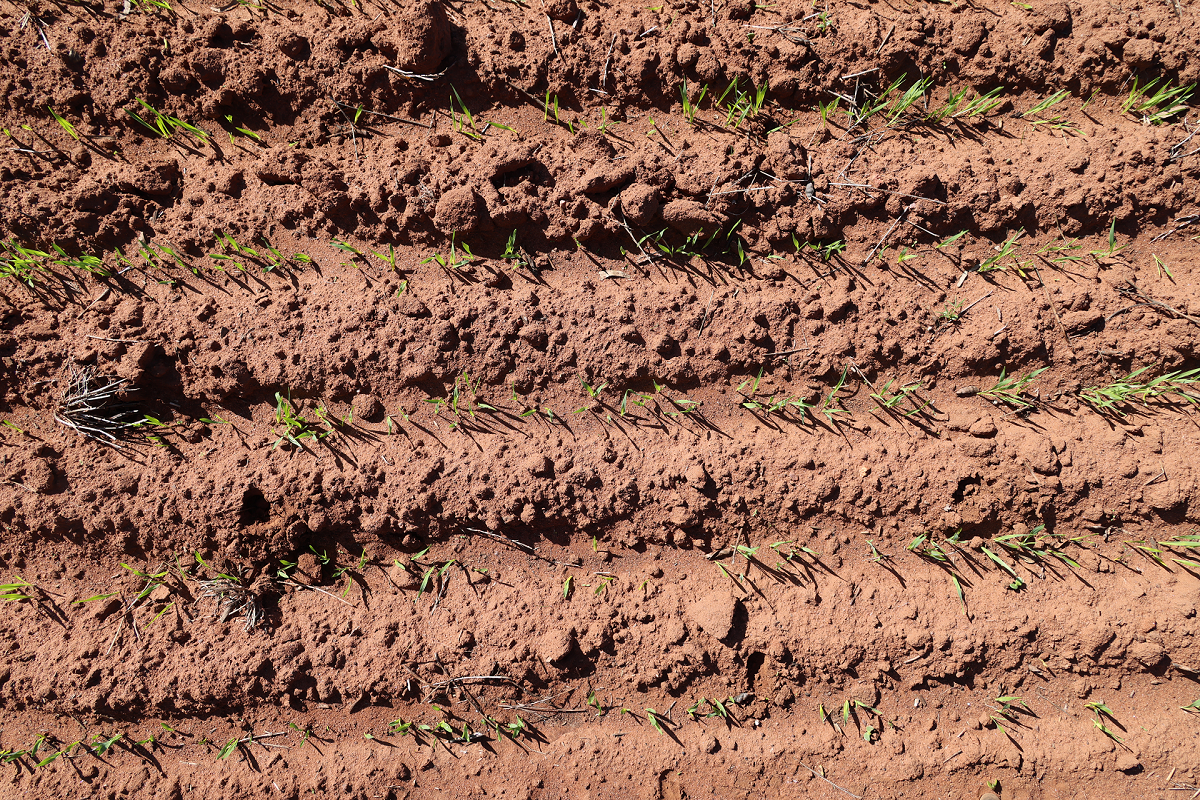
#> input picture testing/perf/1200x800.png, 1200 x 800 px
$ python -i crop_row_finder.py   (imports and definitions only)
#> lines starting #> are read from the running program, lines starting #| are printed output that depends on the picture
#> further down, picture is the input picture: shape (800, 1200, 3); mean B, G, R 83.7, 104, 147.5
import time

import cv2
import numpy as np


# This is garbage, just don't use it
class CropRowFinder:
    def __init__(self):
        self.ed_last = None
        self.resize_factor = 4

    def find(self, current_frame: np.ndarray) -> np.ndarray:
        original_shape = current_frame.shape
#> original_shape = (800, 1200, 3)
        frame = cv2.resize(current_frame, (0, 0), fx=1 / self.resize_factor, fy=1 / self.resize_factor)
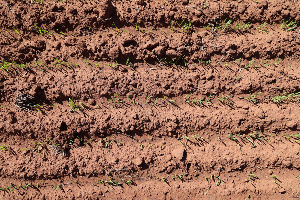
#> frame: shape (200, 300, 3); mean B, G, R 83.9, 104.2, 147.7
        if self.ed_last is None:
            self.ed_last = np.zeros_like(frame)
        self.ed_last = np.add(np.multiply(self.ed_last, 0.96), np.multiply(frame, 0.12))
        self.ed_last = np.clip(self.ed_last, 0, 500)
        clipped = np.clip(self.ed_last, 0, 255).astype(np.uint8)
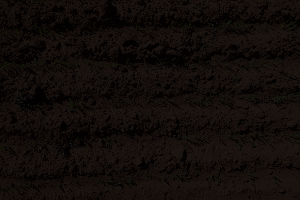
#> clipped: shape (200, 300, 3); mean B, G, R 9.6, 12, 17.2

        _, b12 = cv2.threshold(clipped, 220, 255, cv2.THRESH_BINARY)
#> b12: shape (200, 300, 3); every value is 0
        # b13 = cv2.morphologyEx(b12, cv2.MORPH_CLOSE, cv2.getStructuringElement(cv2.MORPH_ELLIPSE, (5, 5)))
        b13 = cv2.morphologyEx(b12, cv2.MORPH_OPEN, cv2.getStructuringElement(cv2.MORPH_ELLIPSE, (5, 5)))

        result = cv2.resize(b13, (0, 0), fx=self.resize_factor, fy=self.resize_factor)
#> result: shape (800, 1200, 3); every value is 0
        return result

    def apply(self, current_frame: np.ndarray) -> np.ndarray:  # unfinished
        mask = self.find(current_frame)
        cv2.imshow("masksss", mask)
        ord = cv2.bitwise_or(current_frame, mask)
        print("================")
        st = time.time()
        non_zero_indices = np.nonzero(mask)
#> non_zero_indices = (empty array, empty array, empty array)
        first_non_zero_index = list(zip(non_zero_indices[0], non_zero_indices[1]))
#> first_non_zero_index = []
        for i, j in first_non_zero_index:
            if mask[i, j] == 0:
                continue
            mask = cv2.floodFill(mask, mask=None, seedPoint=[j, i], newVal=0)
            ord = cv2.floodFill(ord, mask=None, seedPoint=[j, i], newVal=0)
            print(f"fill {i} {j}")
#> this loop made 0 passes
        print(f"end {time.time() - st}")
        return ord

>>> import cv2
>>> picture = cv2.imread('../testing/perf/1200x800.png')
>>> result = CropRowFinder().apply(picture)
